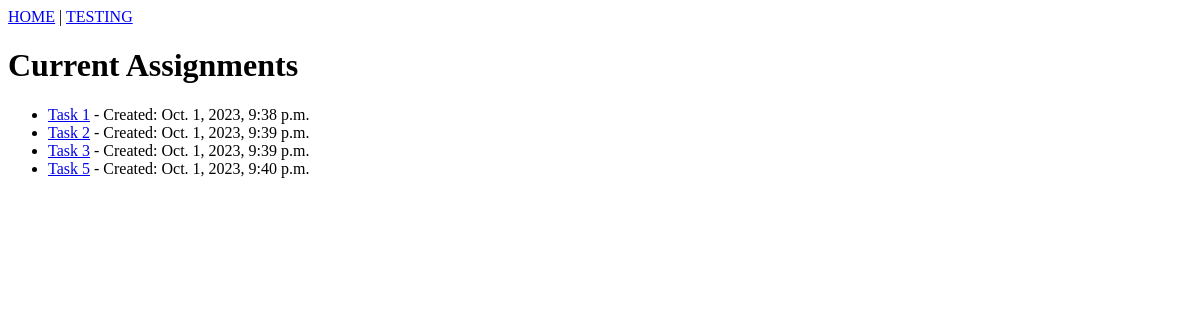
Before: /assignments/ with the older database file.
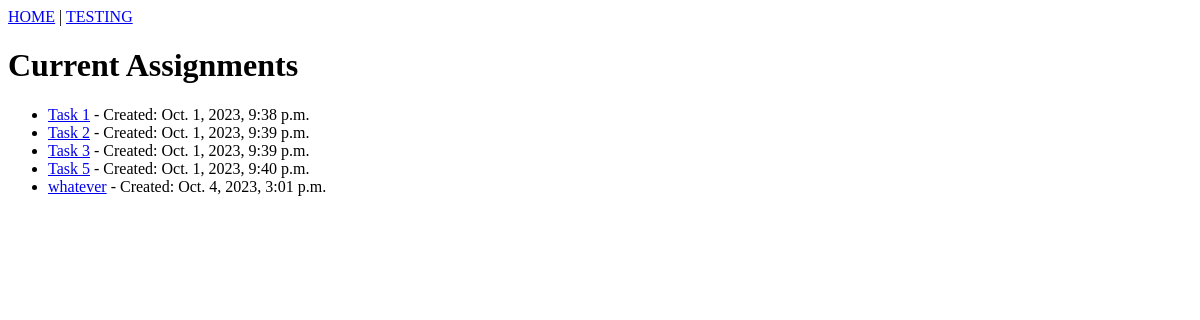
After: the same page with the newer database file.
### assignments/models.py (models this page shows, shortened)
class Assignment(models.Model):
    title = models.CharField(max_length=225)
    description = models.TextField(blank=True)
    time_created = models.DateTimeField(auto_now_add=True)
    completed = models.BooleanField(default=False)
    due_date = models.DateField(default=date.today)
    assigned_to = models.CharField(max_length=225, blank=True, default='')

### assignments/views.py (the view)
# urls.py: path('', views.main, name='assignments_main'),
def main(request):
    template = loader.get_template('assignments_main.html')
    assignments_list = Assignment.objects.all().values().order_by('time_created')
    context = {
        'assignments_list': assignments_list,
    }
    return HttpResponse(template.render(context, request))

### assignments/templates/assignments_main.html (shortened to what this page needs)
{% extends 'pattern.html' %}
{% block content %}
<h1> Current Assignments </h1>
<ul>
    {% for x in assignments_list %}
    <li><a href='details/{{ x.id }}'>{{x.title}}</a> - Created: {{x.time_created}}</li>
    {% endfor %}
</ul>
{% endblock %}

Changed rows visible on the page:
added Assignment: title "whatever", time_created "Oct. 4, 2023, 3:01 p.m."
